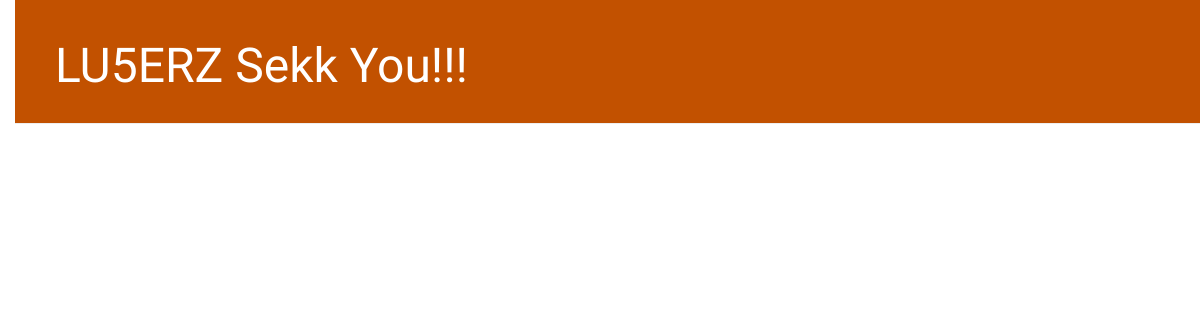
The app's page /, older data.
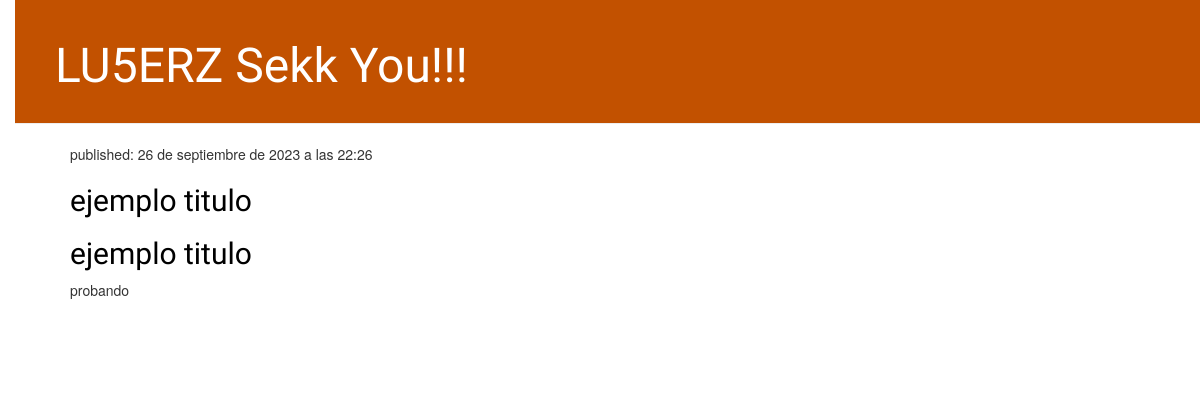
The same page, newer data.
### blog/models.py (models this page shows, shortened)
class Post(models.Model):
    author = models.ForeignKey(settings.AUTH_USER_MODEL, on_delete=models.CASCADE)
    title = models.CharField(max_length=200)
    text = models.TextField()
    created_date = models.DateTimeField(
            default=timezone.now)
    published_date = models.DateTimeField(
            blank=True, null=True)

### blog/views.py (the view)
# urls.py: path('', views.post_list, name='post_list'),
def post_list(request):
    posts = Post.objects.filter(published_date__lte=timezone.now()).order_by('published_date')
    return render(request, 'blog/post_list.html', {'posts': posts})

### blog/templates/blog/post_list.html
{% extends 'blog/base.html' %}
{% block content %}
{% for post in posts %}
        <div class="post">
                <p>published: {{ post.published_date }}</p>
                <h2><a href="{% url 'post_detail' pk=post.pk %}">{{ post.title }}</a></h2><h2><a href="">{{ post.title }}</a></h2>
                <p>{{ post.text|linebreaksbr }}</p>
            </div>
        {% endfor %}
{% endblock %}

Row changes from the older to the newer data that the page shows:
added Post: published_date "26 de septiembre de 2023 a las 22:26", title "ejemplo titulo", text "probando"
